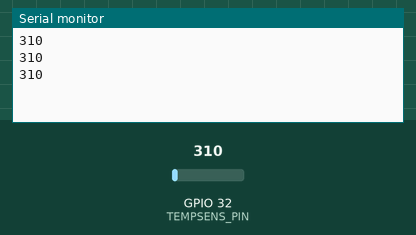
A sketch run on a simulated ESP32. Parts: the last lines printed to the serial monitor. The test bench sets the inputs (shaded band); at power-on: GPIO 32 (TEMPSENS_PIN) = 310.

Above: at 1.2 s.
1.3 s: GPIO 32 (TEMPSENS_PIN) set to 372
At 2.0 s:
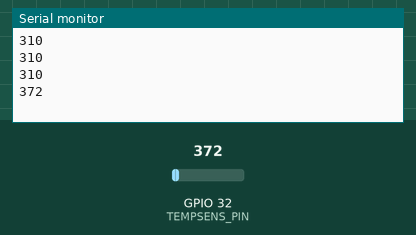
2.8 s: GPIO 32 (TEMPSENS_PIN) set to 434
At 3.5 s:
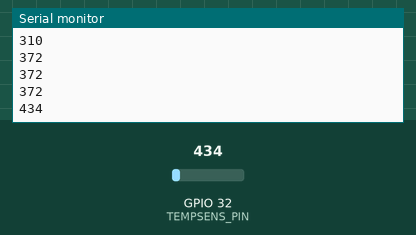
Timing chart, 0 to 5.8 s (numbered marks = the images above; inputs shaded):
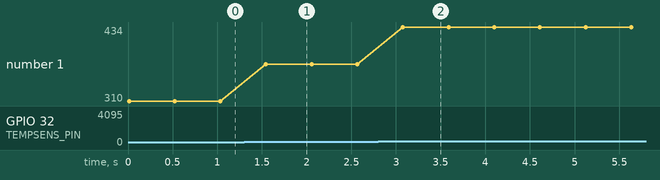

The sketch:

Temperature_sensor.ino
```cpp
#define TEMPSENS_PIN 32
#define FILTER_NSAMPLES 100

int i;
long total;

/* Conversion
float c1 = 1.009249522e-03, c2 = 2.378405444e-04, c3 = 2.019202697e-07;
float delta_v;
float out;
float V_ref=3.3;
int R1=2490;
float Rt;
int R0=100;
float Temp;
float Temp2;
float a=3.9083e-3;
float b=-5.775e-7;
float G=14.53;
*/

void setup() {
  Serial.begin(9600);
}

void loop() {
  /*
  out=(Vo/4095.0-1)*V_ref;
  Rt=float(out/G)/(V_ref/R1);

  Temp=(-a+sqrt((sq(a)-4*(b*(1-Rt/R0)))))/(2*b);
  */

  // Flat Average
  total = 0;
  for (i= 0; i<FILTER_NSAMPLES; i++)
    total += analogRead(TEMPSENS_PIN);

  Serial.println(total / FILTER_NSAMPLES);

  /*
  Serial.print("Temperature: ");
  Serial.print(Temp);
  Serial.println(" °C");
  */

  delay(500);
}
```

Measured:
- after the input at 1.3 s, the serial monitor: prints a new line after 0.24 s (image 1)
- after the input at 2.8 s, the serial monitor: prints a new line after 0.28 s (image 2)
- plotted number 1: 310 → 372 after the input at 1.3 s, 372 → 434 after the input at 2.8 s
